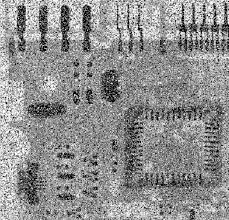
#> input picture Image/circuit.jpg, 229 x 220 px, found by its file name
$ jupyter execute --allow-errors median_filtering.ipynb
#> lines starting #> are read from the running program, lines starting #| are printed output that depends on the picture
[cell 1]
import cv2
import numpy as np
import matplotlib.pyplot as plt

[cell 2]
img=cv2.imread("circuit.jpg")
#> img is the input picture: shape (220, 229, 3); min 0, max 255, mean 143.7
im=cv2.cvtColor(img,cv2.COLOR_BGR2GRAY)
im.shape
#> Out = (220, 229)

[cell 3]
rows=im.shape[0]
#> rows = 220
cols=im.shape[1]
#> cols = 229
for i in range(1,rows-1):
    for j in range(1,cols-1):
        temp_array=[im[i][j],im[i-1][j],im[i+1][j],im[i][j-1],im[i][j+1],im[i-1][j-1],im[i-1][j+1],im[i+1][j-1],im[i+1][j+1]]
        temp_array.sort()
        # print(temp_array)
        im[i][j]=temp_array[4]
        temp_array=None
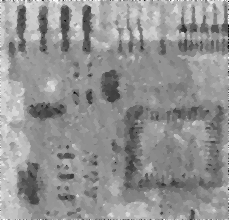
#> im: shape (220, 229); min 0, max 255, mean 146.2

img=cv2.cvtColor(img,cv2.COLOR_BGR2RGB)
im=cv2.cvtColor(im,cv2.COLOR_BGR2RGB)
#> im: shape (220, 229, 3)
plt.figure(figsize=(15,10))
plt.subplot(2,2,1)
plt.title("Original")
plt.imshow(img)
plt.subplot(2,2,2)
plt.title("Noise cancelled")
plt.imshow(im)
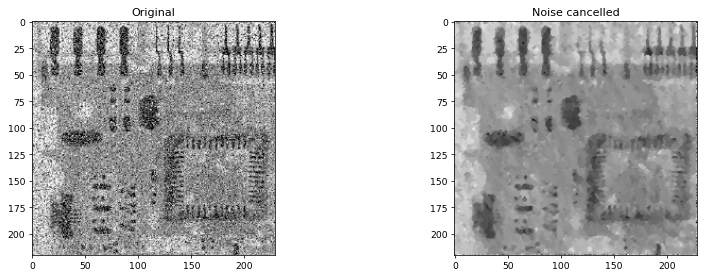
#> figure drawn by matplotlib, 2 panels

[cell 4]
def medianFiltering(im):
    rows=im.shape[0]
#> rows = 220
    cols=im.shape[1]
#> cols = 229
    img = np.zeros((rows,cols), dtype='int')
    im = np.pad(im, ((1, 1), (1, 1)), mode='constant', constant_values=0)
    for i in range(1,rows-1):
        for j in range(1,cols-1):
            list1=[im[i][j],im[i-1][j],im[i+1][j],im[i][j-1],im[i][j+1],im[i-1][j-1],im[i-1][j+1],im[i+1][j-1],im[i+1][j+1]]
            list1.sort()
            img[i][j]=list1[4]
    return img

$ run again, with Image/71.tiff saved as Image/circuit.jpg
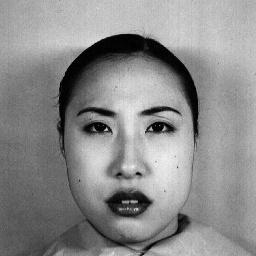
#> input picture Image/71.tiff, 256 x 256 px, found by its file name
#> img is the input picture: shape (256, 256, 3); min 0, max 243, mean 138.8
#> `[cell 3] rows=im.shape[0] cols=im.shape[1] for i in range(1,rows-1): f..`:
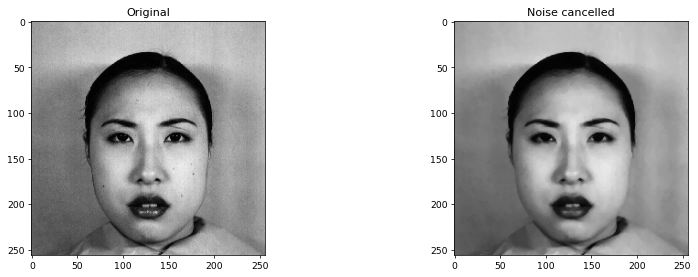
#> figure drawn by matplotlib, 2 panels

$ run again, with Image/car1.png saved as Image/circuit.jpg
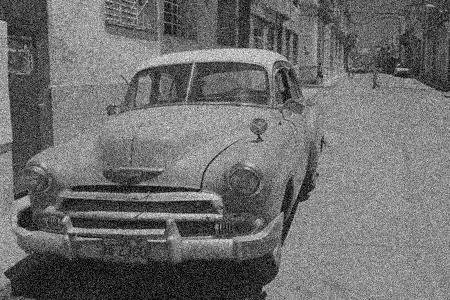
#> input picture Image/car1.png, 450 x 300 px, found by its file name
#> img is the input picture: shape (300, 450, 3); min 0, max 255, mean 109.4
#> after the loop `for i in range(1,rows-1):`:
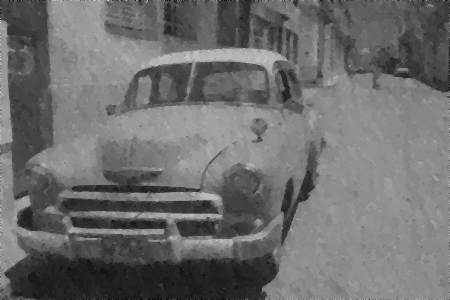
#> im: shape (300, 450); min 0, max 217, mean 109.5
#> `[cell 3] rows=im.shape[0] cols=im.shape[1] for i in range(1,rows-1): f..`:
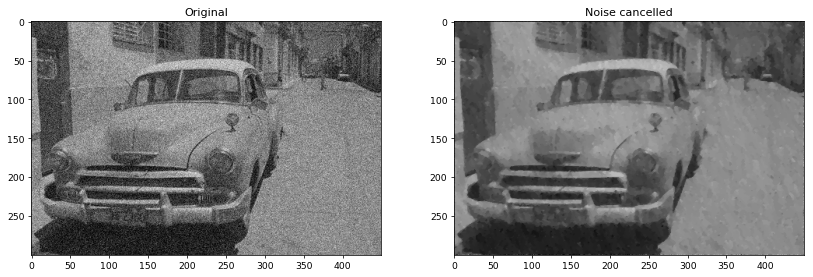
#> figure drawn by matplotlib, 2 panels
